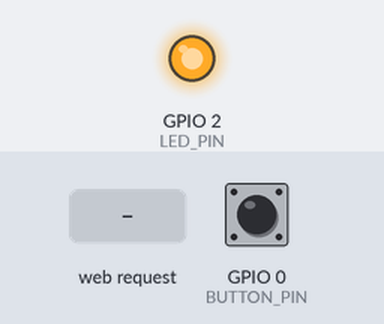
A sketch run on a simulated ESP8266 (NodeMCU). Shown: output pins drawn as LEDs (lit = HIGH). Dashed ring = blinking. The inputs (shaded band) are chosen by the test bench; at power-on: GPIO 0 (BUTTON_PIN) HIGH. WiFi joins after 1.5 s; servers stay silent unless stated; a WiFi scan finds three made-up networks; EEPROM starts erased; what the sketch prints to the serial monitor is not drawn. At 6.9 s the program restarts the board; the recording ends there.

Above: at 1.1 s.
At 3.7 s:
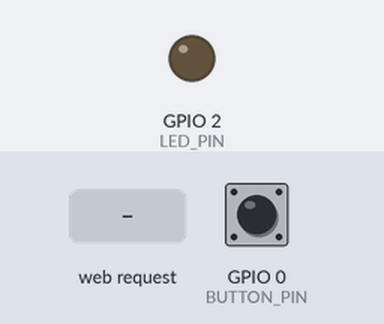
3.8 s: GPIO 0 (BUTTON_PIN) pulled LOW for 0.15 s
At 6.23 s:
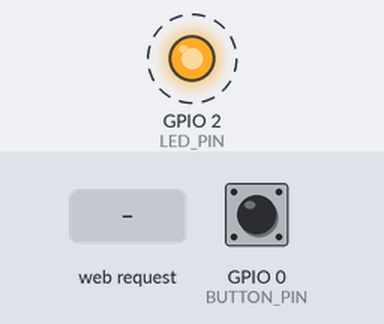
6.8 s: HTTP request GET /setting?ssid=1&pass=1 received
Timing chart, 0 to 6.9 s (numbered marks = the images above; inputs shaded):
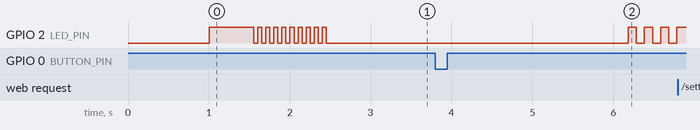

The sketch:

lab8.ino
```cpp
#include <ESP8266WiFi.h>
#include <ESP8266HTTPClient.h>
#include <ESP8266WebServer.h>
#include <EEPROM.h>


ESP8266WebServer server(80);

const uint8_t BUTTON_PIN = 0;
const uint8_t LED_PIN = 2;

int statusCode;
String st;
String content;

uint8_t led_state = LOW;


bool testWifi()
{
  Serial.print("Waiting for Wifi to connect");

  for (int i = 0; i < 20; i++)
  {
    if (WiFi.status() == WL_CONNECTED)
    {
      Serial.println("");
      return true;
    }

    delay(500);
    Serial.print(".");

    digitalWrite(LED_PIN, led_state);
    led_state = led_state == HIGH ? LOW : HIGH;
  }

  Serial.println("");
  Serial.println("Connect timed out, opening AP");

  return false;
}

void setupAP()
{
  WiFi.mode(WIFI_STA);
  WiFi.disconnect();

  delay(100);

  int n = WiFi.scanNetworks();
  Serial.println("Scan done");

  if (!n)
    Serial.println("no networks found");

  else
  {
    for (int i = 0; i < n; i++)
    {
      Serial.print(i + 1);
      Serial.print(": ");
      Serial.print(WiFi.SSID(i));
      Serial.print(" (");
      Serial.print(WiFi.RSSI(i));
      Serial.print(")");
      Serial.println((WiFi.encryptionType(i) == ENC_TYPE_NONE) ? " " : "*");
      delay(10);
    }
  }

  Serial.println("");

  st = "<ol>";

  for (int i = 0; i < n; i++)
  {
    st += "<li>";
    st += WiFi.SSID(i);
    st += " (";
    st += WiFi.RSSI(i);

    st += ")";
    st += (WiFi.encryptionType(i) == ENC_TYPE_NONE) ? " " : "*";
    st += "</li>";
  }

  st += "</ol>";

  delay(100);

  WiFi.softAP("Sanya_ESP8266", "123456789");
  launchWeb();
}

void createWebServer()
{
  server.on("/", []()
  {
    IPAddress ip = WiFi.softAPIP();
    String ipStr = String(ip[0]) + '.' + String(ip[1]) + '.' + String(ip[2]) + '.' + String(ip[3]);

    content = "<!DOCTYPE HTML>\r\n<html>Hello from ESP8266 at ";
    content += "<form action=\"/scan\" method=\"POST\"><input type=\"submit\" value=\"scan\"></form>";
    content += ipStr;
    content += "<p>";
    content += st;
    content += "</p><form method='get' action='setting'><label>SSID: </label><input name='ssid' length=32><input name='pass' length=64><input type='submit'></form>";
    content += "</html>";

    server.send(200, "text/html", content);
  });

  server.on("/scan", []()
  {
    IPAddress ip = WiFi.softAPIP();
    String ipStr = String(ip[0]) + '.' + String(ip[1]) + '.' + String(ip[2]) + '.' + String(ip[3]);

    content = "<!DOCTYPE HTML>\r\n<html>go back";
    server.send(200, "text/html", content);
  });

  server.on("/setting", []()
  {
    String qsid = server.arg("ssid");
    String qpass = server.arg("pass");

    if (qsid.length() > 0 && qpass.length() > 0)
    {
      Serial.println("clearing eeprom");

      for (int i = 0; i < 96; i++)
        EEPROM.write(i, 0);

      for (int i = 0; i < qsid.length(); i++)
        EEPROM.write(i, qsid[i]);

      for (int i = 0; i < qpass.length(); i++)
        EEPROM.write(32 + i, qpass[i]);

      EEPROM.commit();

      content = "{\"Success\":\"saved to eeprom... reset to boot into new wifi\"}";
      statusCode = 200;

      Serial.println("");

      ESP.reset();
    }

    else
    {
      content = "{\"Error\":\"404 not found\"}";
      statusCode = 404;
    }

    server.sendHeader("Access-Control-Allow-Origin", "*");
    server.send(statusCode, "application/json", content);
  });
}

void launchWeb()
{
  Serial.println("");

  if (WiFi.status() == WL_CONNECTED)
    Serial.println("WiFi connected");

  Serial.print("Local IP: ");
  Serial.println(WiFi.localIP());

  Serial.print("SoftAP IP: ");
  Serial.println(WiFi.softAPIP());

  createWebServer();

  server.begin();
  Serial.println("Server started");
}

void setup_mode()
{
  Serial.println("Turning on the access point");
  launchWeb();
  setupAP();

  Serial.println("");
  Serial.print("Waiting");

  while ((WiFi.status() != WL_CONNECTED))
  {
    delay(100);
    server.handleClient();

    digitalWrite(LED_PIN, led_state);
    led_state = led_state == HIGH ? LOW : HIGH;
  }
}

void setup()
{
  Serial.begin(9600);
  EEPROM.begin(512);

  pinMode(BUTTON_PIN, INPUT_PULLUP);
  pinMode(LED_PIN, OUTPUT);

  digitalWrite(LED_PIN, led_state);

  String esid;
  String epassword;

  for (int i = 0; i < 32; i++)
    esid += char(EEPROM.read(i));

  for (int i = 32; i < 96; ++i)
    epassword += char(EEPROM.read(i));

  if (esid.length() == 0)
  {
    setup_mode();
    return;
  }

  WiFi.begin(esid.c_str(), epassword.c_str());

  if (testWifi())
  {
    Serial.println("Succesfully Connected!!!");

    for (int i = 0; i < 10; i++)
    {
      digitalWrite(LED_PIN, HIGH);
      delay(50);
      digitalWrite(LED_PIN, LOW);
      delay(50);
    }

    return;
  }

  setup_mode();
}

void loop()
{
  if (!digitalRead(BUTTON_PIN))
    setup_mode();
}
```

Measured:
- after the input at 3.8 s, GPIO 2 (LED_PIN): alternates HIGH for 0.10 s and LOW for 0.10 s, starting after 2.4 s
- after the input at 6.8 s, every drawn part: stays the same
